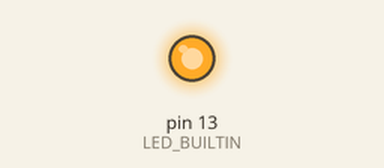
Bench run of a sketch on a simulated Arduino Uno, built with avr-gcc and run on an emulated ATmega328P. On the bench: output pins drawn as LEDs (lit = HIGH).

Above: at 1.0 s.
At 3.0 s:
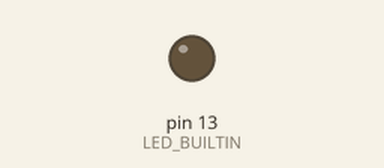
Timing chart, 0 to 5.2 s (numbered marks = the images above):
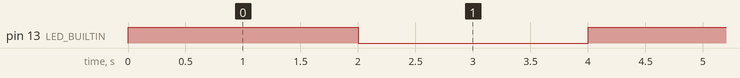

The sketch:

TimerCounter_2secDelay.ino
```cpp
void setup()
{
  pinMode(LED_BUILTIN, OUTPUT);

  TCCR1A = 0x00;
  TCCR1B = 0x00;

  TCNT1 = 0x85EE;
  TCCR1B = 0x05;

}


void loop() {
  digitalWrite(LED_BUILTIN, HIGH);


  while (bitRead(TIFR1 , 0) != HIGH)
    ;
    //TIFR1 = 0x01;
  bitSet(TIFR1 , 0);
  TCNT1 = 0x85EE;

  digitalWrite(LED_BUILTIN, LOW);
  while (bitRead(TIFR1 , 0) != HIGH)
    ;
// TIFR1 = 0x01;
   bitSet(TIFR1 , 0);
  TCNT1 = 0x85EE;
}
```

Measured:
- by itself, pin 13 (LED_BUILTIN): alternates HIGH for 2.0 s and LOW for 2.0 s
